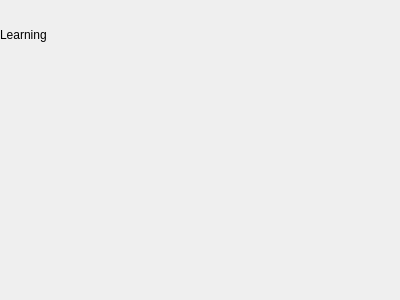
<?xml version="1.0" encoding="UTF-8"?>
<ui version="4.0">
 <class>Learning</class>
 <widget class="QWidget" name="Learning">
  <property name="geometry">
   <rect>
    <x>0</x>
    <y>0</y>
    <width>400</width>
    <height>300</height>
   </rect>
  </property>
  <property name="sizePolicy">
   <sizepolicy hsizetype="Preferred" vsizetype="Preferred">
    <horstretch>1</horstretch>
    <verstretch>0</verstretch>
   </sizepolicy>
  </property>
  <property name="minimumSize">
   <size>
    <width>80</width>
    <height>0</height>
   </size>
  </property>
  <property name="windowTitle">
   <string>Form</string>
  </property>
  <layout class="QVBoxLayout" name="verticalLayout">
   <property name="spacing">
    <number>0</number>
   </property>
   <property name="margin">
    <number>0</number>
   </property>
   <item>
    <widget class="QFrame" name="frame_8">
     <property name="minimumSize">
      <size>
       <width>0</width>
       <height>28</height>
      </size>
     </property>
     <property name="maximumSize">
      <size>
       <width>16777215</width>
       <height>28</height>
      </size>
     </property>
     <property name="styleSheet">
      <string notr="true">background-image: url(:/Images/toolbar.png)</string>
     </property>
     <property name="lineWidth">
      <number>0</number>
     </property>
    </widget>
   </item>
   <item>
    <widget class="QLabel" name="label">
     <property name="text">
      <string>Learning</string>
     </property>
    </widget>
   </item>
   <item>
    <spacer name="verticalSpacer">
     <property name="orientation">
      <enum>Qt::Vertical</enum>
     </property>
     <property name="sizeHint" stdset="0">
      <size>
       <width>20</width>
       <height>255</height>
      </size>
     </property>
    </spacer>
   </item>
  </layout>
 </widget>
 <resources/>
 <connections/>
</ui>
